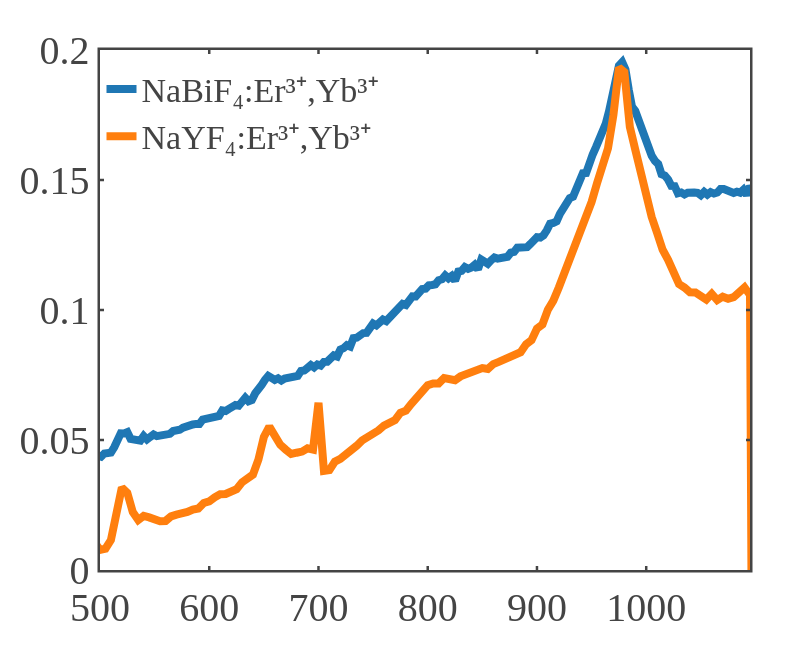

Notebook cell for this chart:
### Code cell
import numpy as np
import pandas as pd
import plotly.graph_objects as go
import plotly.io as pio
import os

# ============================================================
# --- Custom Plotly Template (fixed version, larger fonts) ---
# ============================================================
fig_template = go.layout.Template()
fig_template.layout = go.Layout(
    template='simple_white+presentation',
    autosize=False,
    width=800,
    height=600,
    xaxis=dict(
        ticks='inside',
        mirror='ticks',
        linewidth=2.5,
        tickwidth=2.5,
        ticklen=4,
        showline=True,
        showgrid=False,
        zerolinecolor='white',
        title=dict(font=dict(size=40)),   # ⬆ Larger title font
        tickfont=dict(size=40)            # ⬆ Larger tick font
    ),
    yaxis=dict(
        ticks='inside',
        mirror='ticks',
        linewidth=2.5,
        tickwidth=2.5,
        ticklen=4,
        showline=True,
        showgrid=False,
        zerolinecolor='white',
        title=dict(font=dict(size=40)),   # ⬆ Larger title font
        tickfont=dict(size=40)            # ⬆ Larger tick font
    ),
    font=dict(family='mathjax', size=34)  # ⬆ Larger base font (legend, etc.)
)

# ============================================================
# --- File Paths ---
# ============================================================
path_bi = r"D:\Atanu\NaBiF4_PL_analysis\NaBiF4_PL_analysis\NaBiF4_PL_analysis\Absorption Spectra\NaBiF_K.dat"
path_y = r"D:\Atanu\NaBiF4_PL_analysis\NaBiF4_PL_analysis\NaBiF4_PL_analysis\Absorption Spectra\NaYF.dat"

# ============================================================
# --- Load Data ---
# ============================================================
df_bi = pd.read_csv(path_bi, delim_whitespace=True, header=None, names=['Wavelength', 'Reflectance'])
df_y = pd.read_csv(path_y, delim_whitespace=True, header=None, names=['Wavelength', 'Reflectance'])

# ============================================================
# --- Convert Reflectance (%) → Absorbance (log scale) ---
# ============================================================
df_bi['Absorbance'] = np.log10(100 / df_bi['Reflectance'])
df_y['Absorbance'] = np.log10(100 / df_y['Reflectance'])

# ============================================================
# --- Create Figure ---
# ============================================================
fig = go.Figure()

fig.add_trace(go.Scatter(
    x=df_bi['Wavelength'], y=df_bi['Absorbance'],
    mode='lines', line=dict(width=8),
    name='NaBiF₄:Er³⁺,Yb³⁺'
))

fig.add_trace(go.Scatter(
    x=df_y['Wavelength'], y=df_y['Absorbance'],
    mode='lines', line=dict(width=8),
    name='NaYF₄:Er³⁺,Yb³⁺'
))

# ============================================================
# --- Axis Ranges ---
# ============================================================
fig.update_xaxes(range=[500, 1095])
fig.update_yaxes(range=[0.0, 0.2])

# ============================================================
# --- Layout Settings ---
# ============================================================
fig.update_layout(
    template=fig_template,
    width=800,
    height=650,
    margin=dict(l=100, r=50, t=50, b=80),
    # xaxis_title="Wavelength (nm)",
    # yaxis_title="Absorbance (log<sub>10</sub>(100/R))",
    legend=dict(
        x=0.22, y=0.98,
        xanchor='center',
        font=dict(size=34)  # ⬆ Larger legend font
    )
)

# ============================================================
# --- Save as PNG using Plotly I/O ---
# ============================================================
output_path = os.path.join(os.path.dirname(path_bi), "Absorption_Comparison.png")
pio.write_image(fig, output_path, format='png', scale=4)
print(f"✅ Figure saved as: {output_path}")

# ============================================================
# --- Show Figure ---
# ============================================================
fig.show()

### Figure 1 — Plotly figure (JSON) as saved in the notebook; plotly's stock layout.template omitted (floating-point values rounded to 4 significant figures; data arrays with more than 128 entries replaced by an {"elided": "..."} marker saying what was removed)
{"data": [{"line": {"width": 8}, "mode": "lines", "name": "NaBiF₄:Er³⁺,Yb³⁺", "type": "scatter", "x": {"elided": "301 int values"}, "y": {"elided": "301 float values"}}, {"line": {"width": 8}, "mode": "lines", "name": "NaYF₄:Er³⁺,Yb³⁺", "type": "scatter", "x": {"elided": "181 int values"}, "y": {"elided": "181 float values"}}], "layout": {"height": 650, "legend": {"font": {"size": 34}, "x": 0.22, "xanchor": "center", "y": 0.98}, "margin": {"b": 80, "l": 100, "r": 50, "t": 50}, "width": 800, "xaxis": {"range": [500, 1095], "type": "linear"}, "yaxis": {"range": [0, 0.2], "type": "linear"}}}
